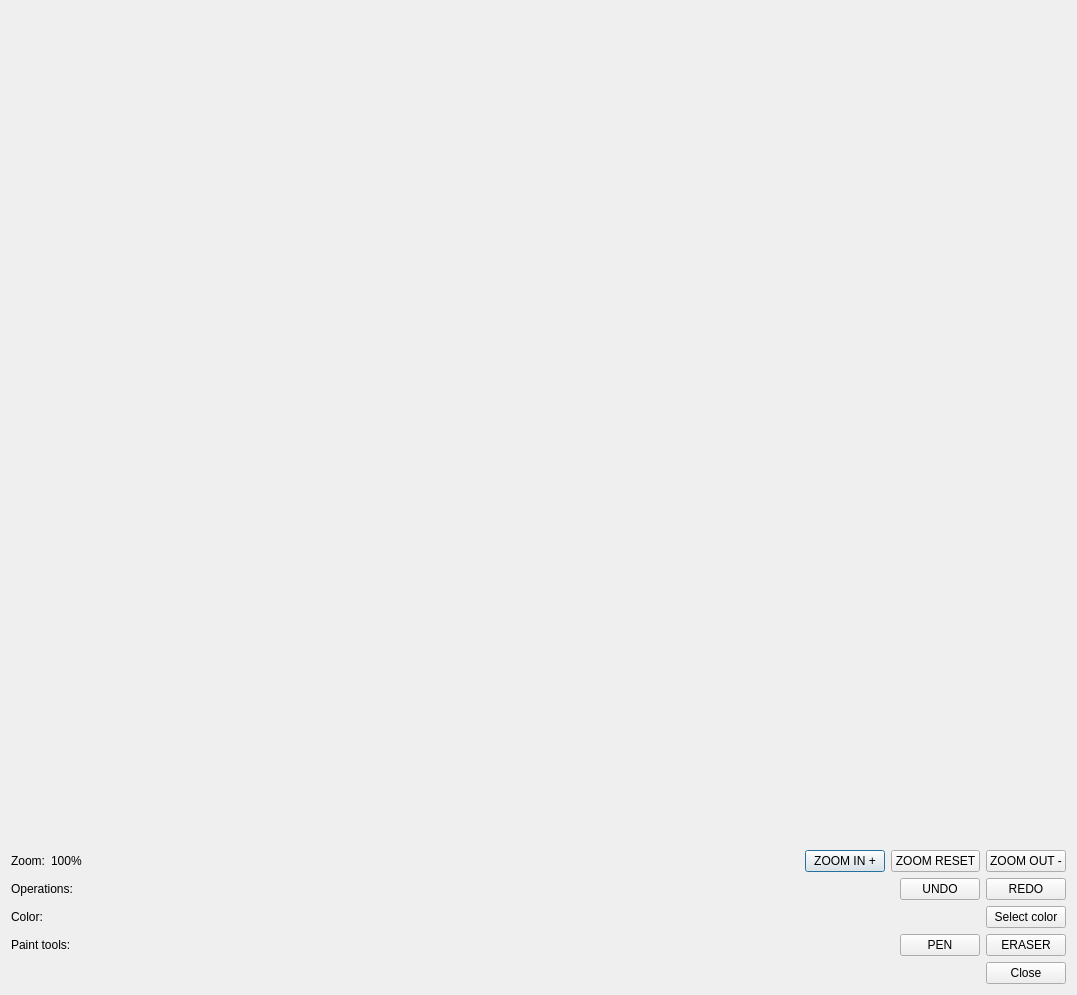
<?xml version="1.0" encoding="UTF-8"?>
<ui version="4.0">
 <class>PaintWidgetTestWindow</class>
 <widget class="QDialog" name="PaintWidgetTestWindow">
  <property name="geometry">
   <rect>
    <x>0</x>
    <y>0</y>
    <width>1077</width>
    <height>995</height>
   </rect>
  </property>
  <property name="windowTitle">
   <string>PaintWidgetTestWindow</string>
  </property>
  <property name="modal">
   <bool>false</bool>
  </property>
  <layout class="QVBoxLayout" name="verticalLayout_2">
   <item>
    <layout class="QVBoxLayout" name="verticalLayout">
     <item>
      <widget class="PaintViewWidget" name="paintView" native="true">
       <property name="sizePolicy">
        <sizepolicy hsizetype="Expanding" vsizetype="Expanding">
         <horstretch>0</horstretch>
         <verstretch>0</verstretch>
        </sizepolicy>
       </property>
      </widget>
     </item>
    </layout>
   </item>
   <item>
    <layout class="QHBoxLayout" name="horizontalLayout_5">
     <item>
      <widget class="QLabel" name="label_4">
       <property name="text">
        <string>Zoom:</string>
       </property>
      </widget>
     </item>
     <item>
      <widget class="QLabel" name="label_5">
       <property name="text">
        <string>100%</string>
       </property>
      </widget>
     </item>
     <item>
      <spacer name="horizontalSpacer_5">
       <property name="orientation">
        <enum>Qt::Horizontal</enum>
       </property>
       <property name="sizeHint" stdset="0">
        <size>
         <width>40</width>
         <height>20</height>
        </size>
       </property>
      </spacer>
     </item>
     <item>
      <widget class="QPushButton" name="pushButton_7">
       <property name="text">
        <string>ZOOM IN +</string>
       </property>
      </widget>
     </item>
     <item>
      <widget class="QPushButton" name="pushButton_9">
       <property name="text">
        <string>ZOOM RESET</string>
       </property>
      </widget>
     </item>
     <item>
      <widget class="QPushButton" name="pushButton_8">
       <property name="text">
        <string>ZOOM OUT -</string>
       </property>
      </widget>
     </item>
    </layout>
   </item>
   <item>
    <layout class="QHBoxLayout" name="horizontalLayout_4">
     <item>
      <widget class="QLabel" name="label_3">
       <property name="text">
        <string>Operations:</string>
       </property>
      </widget>
     </item>
     <item>
      <spacer name="horizontalSpacer_4">
       <property name="orientation">
        <enum>Qt::Horizontal</enum>
       </property>
       <property name="sizeHint" stdset="0">
        <size>
         <width>40</width>
         <height>20</height>
        </size>
       </property>
      </spacer>
     </item>
     <item>
      <widget class="QPushButton" name="pushButton_5">
       <property name="text">
        <string>UNDO</string>
       </property>
      </widget>
     </item>
     <item>
      <widget class="QPushButton" name="pushButton_6">
       <property name="text">
        <string>REDO</string>
       </property>
      </widget>
     </item>
    </layout>
   </item>
   <item>
    <layout class="QHBoxLayout" name="horizontalLayout_3">
     <item>
      <widget class="QLabel" name="label_2">
       <property name="text">
        <string>Color:</string>
       </property>
      </widget>
     </item>
     <item>
      <spacer name="horizontalSpacer_3">
       <property name="orientation">
        <enum>Qt::Horizontal</enum>
       </property>
       <property name="sizeHint" stdset="0">
        <size>
         <width>40</width>
         <height>20</height>
        </size>
       </property>
      </spacer>
     </item>
     <item>
      <widget class="QWidget" name="colorWidget" native="true">
       <property name="sizePolicy">
        <sizepolicy hsizetype="Preferred" vsizetype="Preferred">
         <horstretch>120</horstretch>
         <verstretch>120</verstretch>
        </sizepolicy>
       </property>
      </widget>
     </item>
     <item>
      <widget class="QPushButton" name="pushButton_4">
       <property name="text">
        <string>Select color</string>
       </property>
      </widget>
     </item>
    </layout>
   </item>
   <item>
    <layout class="QHBoxLayout" name="horizontalLayout_2">
     <item>
      <widget class="QLabel" name="label">
       <property name="text">
        <string>Paint tools:</string>
       </property>
      </widget>
     </item>
     <item>
      <spacer name="horizontalSpacer_2">
       <property name="orientation">
        <enum>Qt::Horizontal</enum>
       </property>
       <property name="sizeHint" stdset="0">
        <size>
         <width>40</width>
         <height>20</height>
        </size>
       </property>
      </spacer>
     </item>
     <item>
      <widget class="QPushButton" name="pushButton_3">
       <property name="text">
        <string>PEN</string>
       </property>
      </widget>
     </item>
     <item>
      <widget class="QPushButton" name="pushButton_2">
       <property name="text">
        <string>ERASER</string>
       </property>
      </widget>
     </item>
    </layout>
   </item>
   <item>
    <layout class="QHBoxLayout" name="horizontalLayout">
     <item>
      <spacer name="horizontalSpacer">
       <property name="orientation">
        <enum>Qt::Horizontal</enum>
       </property>
       <property name="sizeHint" stdset="0">
        <size>
         <width>40</width>
         <height>20</height>
        </size>
       </property>
      </spacer>
     </item>
     <item>
      <widget class="QPushButton" name="pushButton">
       <property name="text">
        <string>Close</string>
       </property>
      </widget>
     </item>
    </layout>
   </item>
  </layout>
 </widget>
 <customwidgets>
  <customwidget>
   <class>PaintViewWidget</class>
   <extends>QWidget</extends>
   <header>PaintViewWidget.h</header>
   <container>1</container>
  </customwidget>
 </customwidgets>
 <resources/>
 <connections/>
</ui>
